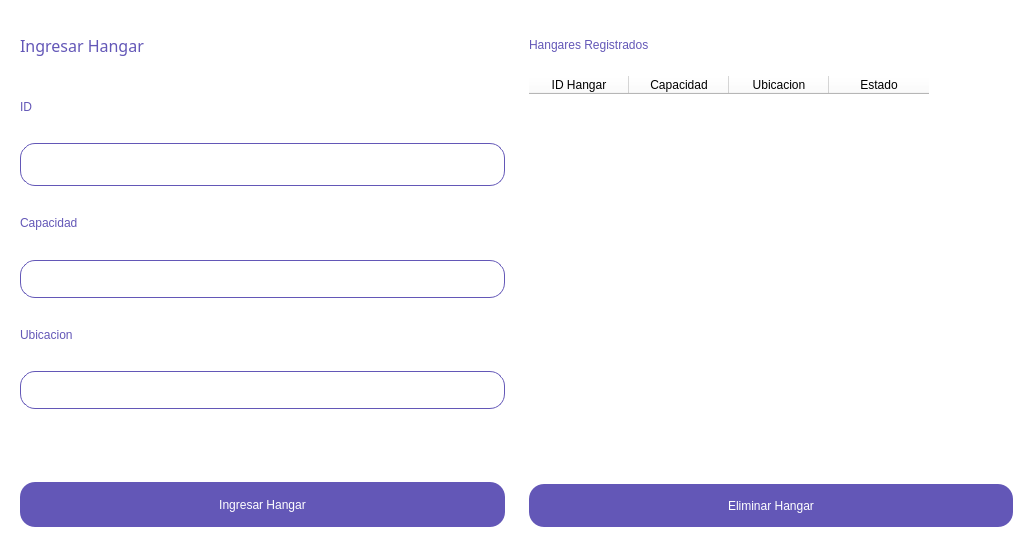
<?xml version="1.0" encoding="UTF-8"?>
<ui version="4.0">
 <class>Form</class>
 <widget class="QWidget" name="Form">
  <property name="geometry">
   <rect>
    <x>0</x>
    <y>0</y>
    <width>1033</width>
    <height>547</height>
   </rect>
  </property>
  <property name="windowTitle">
   <string>Form</string>
  </property>
  <property name="styleSheet">
   <string notr="true">
QWidget
{
    background-color: white;
    border-radius: 20px;
}

QPushButton
{
    color: white;
    background-color: #6357B7;
    border-radius: 15px;
    font: 14pt &quot;Bahnschrift&quot;;
}

QPushButton:Pressed
{
    background-color: #C397E4;
}

QPushButton:disabled
{
    color: #6357B7;
    background-color: white;
    border-radius: 0px;
}

QLineEdit
{
    color: #6357B7;
    background-color: white;
    border : 2px solid #6357B7;
    border-radius: 15px;
    font: 10pt &quot;Bahnschrift&quot;;
    border: 1px solid #6357B7;
    padding: 10px;
}

QLabel
{
    background-color: transparent;
    color: #6357B7;
    font: 12pt &quot;Bahnschrift&quot;;
}

QComboBox
{
    border: 1px solid #6357B7;
    border-radius: 5px;
    padding: 1px 18px 1px 3px;
    min-width: 10px;
}

QTableWidget
{
	color: #6357B7;
    font: 12pt &quot;Bahnschrift&quot;;
}
</string>
  </property>
  <layout class="QHBoxLayout" name="horizontalLayout">
   <item>
    <widget class="QWidget" name="widget" native="true">
     <property name="minimumSize">
      <size>
       <width>465</width>
       <height>0</height>
      </size>
     </property>
     <layout class="QVBoxLayout" name="verticalLayout">
      <item>
       <widget class="QLabel" name="label">
        <property name="minimumSize">
         <size>
          <width>0</width>
          <height>20</height>
         </size>
        </property>
        <property name="maximumSize">
         <size>
          <width>16777215</width>
          <height>50</height>
         </size>
        </property>
        <property name="font">
         <font>
          <family>Bahnschrift</family>
          <pointsize>12</pointsize>
          <weight>50</weight>
          <italic>false</italic>
          <bold>false</bold>
         </font>
        </property>
        <property name="text">
         <string>Ingresar Hangar</string>
        </property>
       </widget>
      </item>
      <item>
       <widget class="QLabel" name="label_2">
        <property name="text">
         <string>ID </string>
        </property>
       </widget>
      </item>
      <item>
       <widget class="QLineEdit" name="lineEdit">
        <property name="minimumSize">
         <size>
          <width>0</width>
          <height>43</height>
         </size>
        </property>
       </widget>
      </item>
      <item>
       <widget class="QLabel" name="label_3">
        <property name="text">
         <string>Capacidad</string>
        </property>
       </widget>
      </item>
      <item>
       <widget class="QLineEdit" name="lineEdit_4"/>
      </item>
      <item>
       <widget class="QLabel" name="label_4">
        <property name="text">
         <string>Ubicacion</string>
        </property>
       </widget>
      </item>
      <item>
       <widget class="QLineEdit" name="lineEdit_2">
        <property name="echoMode">
         <enum>QLineEdit::Normal</enum>
        </property>
        <property name="clearButtonEnabled">
         <bool>true</bool>
        </property>
       </widget>
      </item>
      <item>
       <widget class="QWidget" name="widget_3" native="true"/>
      </item>
      <item>
       <widget class="QPushButton" name="pushButton">
        <property name="minimumSize">
         <size>
          <width>0</width>
          <height>45</height>
         </size>
        </property>
        <property name="text">
         <string>Ingresar Hangar</string>
        </property>
       </widget>
      </item>
     </layout>
    </widget>
   </item>
   <item>
    <widget class="QWidget" name="widget_2" native="true">
     <property name="minimumSize">
      <size>
       <width>465</width>
       <height>0</height>
      </size>
     </property>
     <layout class="QVBoxLayout" name="verticalLayout_2">
      <item>
       <widget class="QLabel" name="label_6">
        <property name="minimumSize">
         <size>
          <width>0</width>
          <height>20</height>
         </size>
        </property>
        <property name="maximumSize">
         <size>
          <width>16777215</width>
          <height>50</height>
         </size>
        </property>
        <property name="text">
         <string>Hangares Registrados</string>
        </property>
       </widget>
      </item>
      <item>
       <widget class="QTableWidget" name="tableWidget">
        <property name="sizePolicy">
         <sizepolicy hsizetype="Expanding" vsizetype="Preferred">
          <horstretch>0</horstretch>
          <verstretch>0</verstretch>
         </sizepolicy>
        </property>
        <property name="minimumSize">
         <size>
          <width>0</width>
          <height>68</height>
         </size>
        </property>
        <property name="alternatingRowColors">
         <bool>true</bool>
        </property>
        <property name="selectionMode">
         <enum>QAbstractItemView::SingleSelection</enum>
        </property>
        <property name="selectionBehavior">
         <enum>QAbstractItemView::SelectRows</enum>
        </property>
        <column>
         <property name="text">
          <string>ID Hangar</string>
         </property>
        </column>
        <column>
         <property name="text">
          <string>Capacidad</string>
         </property>
        </column>
        <column>
         <property name="text">
          <string>Ubicacion</string>
         </property>
        </column>
        <column>
         <property name="text">
          <string>Estado</string>
         </property>
        </column>
       </widget>
      </item>
      <item>
       <widget class="QPushButton" name="pushButton_2">
        <property name="minimumSize">
         <size>
          <width>0</width>
          <height>43</height>
         </size>
        </property>
        <property name="text">
         <string>Eliminar Hangar</string>
        </property>
       </widget>
      </item>
     </layout>
    </widget>
   </item>
  </layout>
 </widget>
 <resources/>
 <connections/>
</ui>
